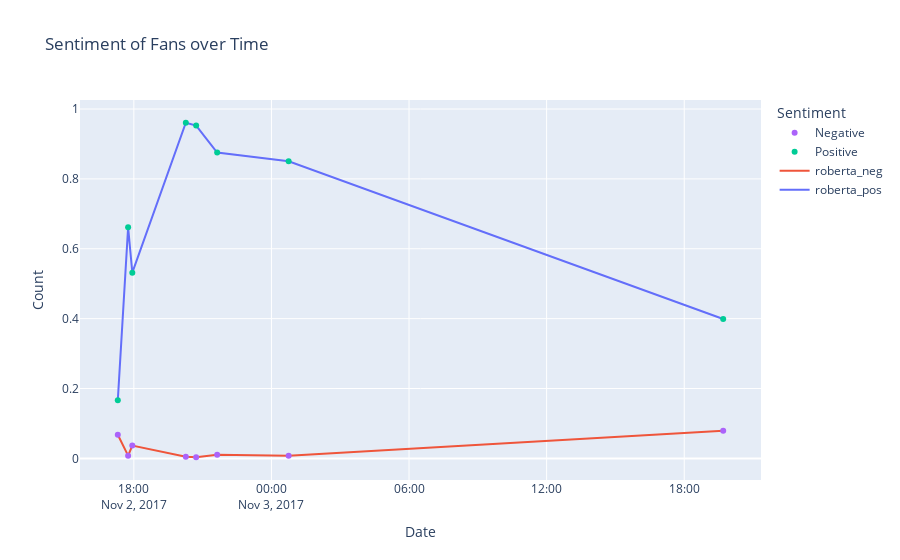
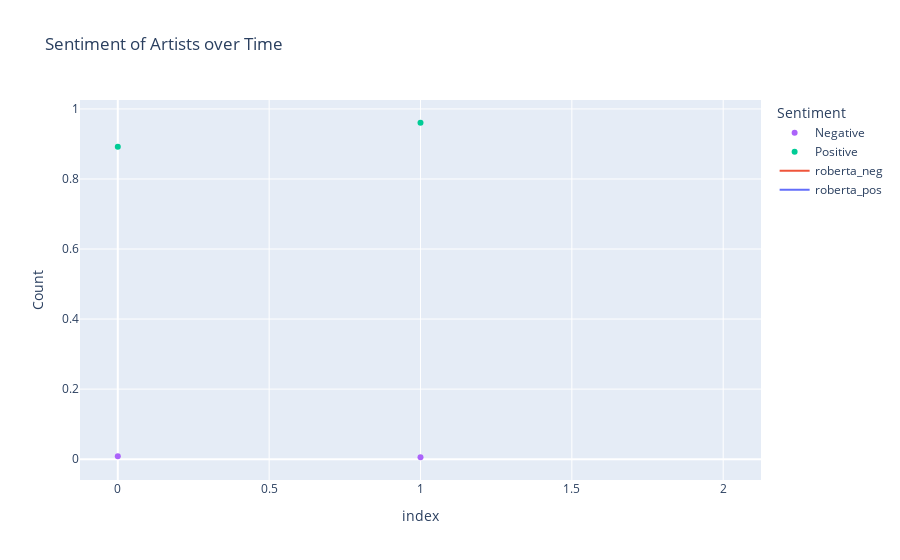

Source (notebook cell) for these figures, in order:
### Code cell
torch.backends.cudnn.benchmark = False
MODEL = f"cardiffnlp/twitter-roberta-base-sentiment-latest"
tokenizer = AutoTokenizer.from_pretrained(MODEL)
config = AutoConfig.from_pretrained(MODEL)
model = AutoModelForSequenceClassification.from_pretrained(MODEL)









def update_selected_post_data(selected_post):
    matching_rows = (selected_post['Username'] == 'theanswerrock') | (selected_post['Username'] == 'The Answer')

    if matching_rows.any():
        # print('The data have replies from the artists')
        text = "The data have replies from the artists"
        width = len(text) + 4
        print('╔' + '═' * width + '╗')
        print('║  ' + text + '  ║')
        print('╚' + '═' * width + '╝')
        
        selected_post_without_reply = selected_post[~matching_rows]
        selected_post_only_with_artist_reply = selected_post[matching_rows]
        selected_post_have_no_reply = None
    else:
        # print('The data have No replies from the artists')
        text = "The data have No replies from the artists"
        width = len(text) + 4
        print('╔' + '═' * width + '╗')
        print('║  ' + text + '  ║')
        print('╚' + '═' * width + '╝')
      
        selected_post_without_reply = None
        selected_post_only_with_artist_reply = None
        selected_post_have_no_reply = selected_post

    return selected_post_without_reply, selected_post_only_with_artist_reply, selected_post_have_no_reply

# Update the other variables based on the changes in the selected_post DataFrame
selected_post_without_reply, selected_post_only_with_artist_reply, selected_post_have_no_reply = update_selected_post_data(selected_post)






print('--------------------------------------------------------------------------------------------------------------------')






# Define the sentiment labels
sentiment_labels = ['roberta_neg', 'roberta_neu', 'roberta_pos']

# Initialize an empty list to store the sentiment dictionaries
sentiment_scores_list = []

# Choose the non-empty variable dynamically
selected_post = None
if selected_post_without_reply is not None and not selected_post_without_reply.empty:
    selected_post = selected_post_without_reply
elif selected_post_have_no_reply is not None and not selected_post_have_no_reply.empty:
    selected_post = selected_post_have_no_reply
if selected_post is not None:
    # Iterate through each text in the selected variable
    for text in tqdm(selected_post['Comment Text'], total=len(selected_post)):
        if isinstance(text, str):  # Check if the value is a string
            try:
                text = preprocess1(text)
                text = preprocess(text)
                encoded_text = tokenizer(text, return_tensors='pt')
                output = model(**encoded_text)
                scores = output[0][0].detach().numpy()  # Applying softmax
                scores = softmax(scores)
                scores_dict = {label: score for label, score in zip(sentiment_labels, scores)}
                sentiment_scores_list.append(scores_dict)
            except RuntimeError:
                print(f'Broke for text: {text}')
        else:
            print(f'Skipped non-string value: {text}')

    # Convert the list of sentiment dictionaries to a DataFrame
    sentiment_df = pd.DataFrame(sentiment_scores_list)

    # Concatenate the selected variable DataFrame with the sentiment scores DataFrame
    data_with_sentiment = pd.concat([selected_post, sentiment_df], axis=1)
    data_with_sentiment.isnull().sum()
    data_with_sentiment = data_with_sentiment.dropna()
    data_with_sentiment.isnull().sum()
    
else:
    print("Both selected variables are empty.")




# Custom function to determine sentiment label
def get_sentiment(row):
    max_score = max(row['roberta_neg'], row['roberta_neu'], row['roberta_pos'])
    if max_score == row['roberta_neg']:
        return 'negative'
    elif max_score == row['roberta_neu']:
        return 'positive'
    else:
        return 'positive'

# Apply the custom function to create the 'sentiment' column
data_with_sentiment['sentiment'] = data_with_sentiment.apply(get_sentiment, axis=1)
selected_columns = ['User Id', 'Username', 'Comment Text', 'Date','sentiment']
sentiment_Rising_selected = data_with_sentiment[selected_columns]

print('--------------------------------------------------------------------------------------------------------------------')


sentiment_counts = sentiment_Rising_selected['sentiment'].value_counts()
sentiment_counts


#Calculate the percentage of each sentiment
total_samples = len(sentiment_Rising_selected)
sentiment_percentages = (sentiment_counts / total_samples) * 100


plt.figure(figsize=(8, 6))
sns.set(style="whitegrid")
sns.barplot(x=sentiment_percentages.index, y=sentiment_percentages.values, palette="pastel")

# Add labels and title
plt.xlabel('Sentiment')
plt.ylabel('Percentage')
plt.title('Sentiment Distribution')

# Display percentages on the bars
for index, value in enumerate(sentiment_percentages):
    plt.text(index, value + 1, f'{value:.2f}%', ha='center')

# Show the plot
plt.show()

print('--------------------------------------------------------------------------------------------------------------------')

# Create a pie chart
plt.figure(figsize=(8, 6))
colors = sns.color_palette('pastel')
plt.pie(sentiment_percentages, labels=sentiment_percentages.index, autopct='%.2f%%', colors=colors, startangle=140)
plt.title('Sentiment Distribution for selected post')

# Equal aspect ratio ensures that pie is drawn as a circle.
plt.axis('equal')

# Show the plot
plt.show()


data_with_sentiment.set_index('Date', inplace=True)
data_with_sentiment.index = pd.to_datetime(data_with_sentiment.index)

print('--------------------------------------------------------------------------------------------------------------------')






time_plot = data_with_sentiment[['roberta_pos', 'roberta_neg']]
import plotly.express as px
import plotly.express as px
import plotly.graph_objects as go

# Create an interactive line plot using Plotly
fig = px.line(time_plot, x=time_plot.index, y=['roberta_pos', 'roberta_neg'], labels={'x': 'Date', 'value': 'Count'},
              title='Sentiment of Fans over Time ')
fig.update_layout(legend_title_text='Sentiment', legend_traceorder='reversed')

# Add scatter markers on top of the lines
scatter_pos = go.Scatter(x=time_plot.index, y=time_plot['roberta_pos'], mode='markers', name='Positive')
scatter_neg = go.Scatter(x=time_plot.index, y=time_plot['roberta_neg'], mode='markers', name='Negative')

fig.add_trace(scatter_pos)
fig.add_trace(scatter_neg)

# Enable zooming feature
fig.show(config={'scrollZoom': True})



print('--------------------------------------------------------------------------------------------------------------------')




selected_post_only_with_artist_reply




if selected_post_only_with_artist_reply is not None and not selected_post_only_with_artist_reply.empty:
    text = "The selected post have replies from the Artists "
    width = len(text) + 4
    print('╔' + '═' * width + '╗')
    print('║  ' + text + '  ║')
    print('╚' + '═' * width + '╝')
    selected_post_only_with_artist_reply.shape[0]
    print("Total number of replies:", selected_post_only_with_artist_reply.shape[0])
    print("Replies /n ", selected_post_only_with_artist_reply['Comment Text'])


    # Define the sentiment labels
    sentiment_labels = ['roberta_neg', 'roberta_neu', 'roberta_pos']

    # Initialize an empty list to store the sentiment dictionaries
    sentiment_scores_list = []

    # Iterate through each text in the 'Comment Text' column
    for text in tqdm(selected_post_only_with_artist_reply['Comment Text'], total=len(selected_post_only_with_artist_reply)):
        if isinstance(text, str):  # Check if the value is a string
            try:
                text = preprocess1(text)
                text = preprocess(text)
                encoded_text = tokenizer(text, return_tensors='pt')
                output = model(**encoded_text)
                scores = output[0][0].detach().numpy()  # Applying softmax
                scores = softmax(scores)
                scores_dict = {label: score for label, score in zip(sentiment_labels, scores)}
                sentiment_scores_list.append(scores_dict)
            except RuntimeError:
                print(f'Broke for text: {text}')
        else:
            print(f'Skipped non-string value: {text}')

    # Convert the list of sentiment dictionaries to a DataFrame
    sentiment_scores_df_reply_A = pd.DataFrame(sentiment_scores_list)

    # Concatenate the original DataFrame with the sentiment scores DataFrame
    data_with_sentiment_Artist_reply = pd.concat([selected_post_only_with_artist_reply, sentiment_scores_df_reply_A], axis=1)



    # Custom function to determine sentiment label
    def get_sentiment(row):
        max_score = max(row['roberta_neg'], row['roberta_neu'], row['roberta_pos'])
        if max_score == row['roberta_neg']:
            return 'negative'
        elif max_score == row['roberta_neu']:
            return 'positive'
        else:
            return 'positive'

    # Apply the custom function to create the 'sentiment' column
    data_with_sentiment_Artist_reply['sentiment'] = data_with_sentiment_Artist_reply.apply(get_sentiment, axis=1)
    selected_columns = ['User Id', 'Username', 'Comment Text', 'Date','sentiment']
    sentiment_of_Artist_reply = data_with_sentiment_Artist_reply[selected_columns]
    sentiment_of_Artist_reply

    sentiment_counts = sentiment_of_Artist_reply['sentiment'].value_counts()
    sentiment_counts


    #Calculate the percentage of each sentiment
    total_samples = len(sentiment_of_Artist_reply)
    sentiment_percentages = (sentiment_counts / total_samples) * 100


    plt.figure(figsize=(8, 6))
    sns.set(style="whitegrid")
    sns.barplot(x=sentiment_percentages.index, y=sentiment_percentages.values, palette="pastel")

    # Add labels and title
    plt.xlabel('Sentiment')
    plt.ylabel('Percentage')
    plt.title('Sentiment Distribution')

    # Display percentages on the bars
    for index, value in enumerate(sentiment_percentages):
        plt.text(index, value + 1, f'{value:.2f}%', ha='center')

    # Show the plot
    plt.show()

    #----------------------------------------------------------------------------------------------------

    # Create a pie chart
    plt.figure(figsize=(8, 6))
    colors = sns.color_palette('pastel')
    plt.pie(sentiment_percentages, labels=sentiment_percentages.index, autopct='%.2f%%', colors=colors, startangle=140)
    plt.title('Sentiment Distribution')

    # Equal aspect ratio ensures that pie is drawn as a circle.
    plt.axis('equal')

    # Show the plot
    plt.show()





    time_plot1 = data_with_sentiment_Artist_reply[['roberta_pos', 'roberta_neg']]
    import plotly.express as px
    import plotly.express as px
    import plotly.graph_objects as go

    # Create an interactive line plot using Plotly
    fig = px.line(time_plot1, x=time_plot1.index, y=['roberta_pos', 'roberta_neg'], labels={'x': 'Date', 'value': 'Count'},
                title='Sentiment of Artists over Time ')
    fig.update_layout(legend_title_text='Sentiment', legend_traceorder='reversed')

    # Add scatter markers on top of the lines
    scatter_pos = go.Scatter(x=time_plot1.index, y=time_plot1['roberta_pos'], mode='markers', name='Positive')
    scatter_neg = go.Scatter(x=time_plot1.index, y=time_plot1['roberta_neg'], mode='markers', name='Negative')

    fig.add_trace(scatter_pos)
    fig.add_trace(scatter_neg)

    # Enable zooming feature
    fig.show(config={'scrollZoom': True})








else:
    text = "The selected post has no replies from the Artists, Therefore, no further analysis of  Artist's reply  "
    width = len(text) + 4
    print('╔' + '═' * width + '╗')
    print('║  ' + text + '  ║')
    print('╚' + '═' * width + '╝')

### Figure 1 — Plotly figure (JSON) as saved in the notebook; plotly's stock layout.template omitted (floating-point values rounded to 4 significant figures)
{"data": [{"hovertemplate": "variable=roberta_pos<br>Date=%{x}<br>Count=%{y}<extra></extra>", "legendgroup": "roberta_pos", "line": {"color": "#636efa", "dash": "solid"}, "marker": {"symbol": "circle"}, "mode": "lines", "name": "roberta_pos", "orientation": "v", "showlegend": true, "type": "scatter", "x": ["2017-11-02T17:18:00", "2017-11-02T17:45:00", "2017-11-02T17:56:00", "2017-11-02T20:16:00", "2017-11-02T20:43:00", "2017-11-02T21:38:00", "2017-11-03T00:45:00", "2017-11-03T19:42:00"], "xaxis": "x", "y": [0.1661, 0.6614, 0.5316, 0.9607, 0.9526, 0.8753, 0.8505, 0.3992], "yaxis": "y"}, {"hovertemplate": "variable=roberta_neg<br>Date=%{x}<br>Count=%{y}<extra></extra>", "legendgroup": "roberta_neg", "line": {"color": "#EF553B", "dash": "solid"}, "marker": {"symbol": "circle"}, "mode": "lines", "name": "roberta_neg", "orientation": "v", "showlegend": true, "type": "scatter", "x": ["2017-11-02T17:18:00", "2017-11-02T17:45:00", "2017-11-02T17:56:00", "2017-11-02T20:16:00", "2017-11-02T20:43:00", "2017-11-02T21:38:00", "2017-11-03T00:45:00", "2017-11-03T19:42:00"], "xaxis": "x", "y": [0.06757, 0.007903, 0.03661, 0.004492, 0.003282, 0.01025, 0.007419, 0.07885], "yaxis": "y"}, {"mode": "markers", "name": "Positive", "type": "scatter", "x": ["2017-11-02T17:18:00", "2017-11-02T17:45:00", "2017-11-02T17:56:00", "2017-11-02T20:16:00", "2017-11-02T20:43:00", "2017-11-02T21:38:00", "2017-11-03T00:45:00", "2017-11-03T19:42:00"], "y": [0.1661, 0.6614, 0.5316, 0.9607, 0.9526, 0.8753, 0.8505, 0.3992]}, {"mode": "markers", "name": "Negative", "type": "scatter", "x": ["2017-11-02T17:18:00", "2017-11-02T17:45:00", "2017-11-02T17:56:00", "2017-11-02T20:16:00", "2017-11-02T20:43:00", "2017-11-02T21:38:00", "2017-11-03T00:45:00", "2017-11-03T19:42:00"], "y": [0.06757, 0.007903, 0.03661, 0.004492, 0.003282, 0.01025, 0.007419, 0.07885]}], "layout": {"legend": {"title": {"text": "Sentiment"}, "tracegroupgap": 0, "traceorder": "reversed"}, "title": {"text": "Sentiment of Fans over Time "}, "xaxis": {"anchor": "y", "domain": [0, 1], "title": {"text": "Date"}}, "yaxis": {"anchor": "x", "domain": [0, 1], "title": {"text": "Count"}}}}

### Figure 2 — Plotly figure (JSON) as saved in the notebook; plotly's stock layout.template omitted (floating-point values rounded to 4 significant figures)
{"data": [{"hovertemplate": "variable=roberta_pos<br>index=%{x}<br>Count=%{y}<extra></extra>", "legendgroup": "roberta_pos", "line": {"color": "#636efa", "dash": "solid"}, "marker": {"symbol": "circle"}, "mode": "lines", "name": "roberta_pos", "orientation": "v", "showlegend": true, "type": "scatter", "x": [1, 2, 0], "xaxis": "x", "y": [0.9606, null, 0.8919], "yaxis": "y"}, {"hovertemplate": "variable=roberta_neg<br>index=%{x}<br>Count=%{y}<extra></extra>", "legendgroup": "roberta_neg", "line": {"color": "#EF553B", "dash": "solid"}, "marker": {"symbol": "circle"}, "mode": "lines", "name": "roberta_neg", "orientation": "v", "showlegend": true, "type": "scatter", "x": [1, 2, 0], "xaxis": "x", "y": [0.005422, null, 0.008301], "yaxis": "y"}, {"mode": "markers", "name": "Positive", "type": "scatter", "x": [1, 2, 0], "y": [0.9606, null, 0.8919]}, {"mode": "markers", "name": "Negative", "type": "scatter", "x": [1, 2, 0], "y": [0.005422, null, 0.008301]}], "layout": {"legend": {"title": {"text": "Sentiment"}, "tracegroupgap": 0, "traceorder": "reversed"}, "title": {"text": "Sentiment of Artists over Time "}, "xaxis": {"anchor": "y", "domain": [0, 1], "title": {"text": "index"}}, "yaxis": {"anchor": "x", "domain": [0, 1], "title": {"text": "Count"}}}}
